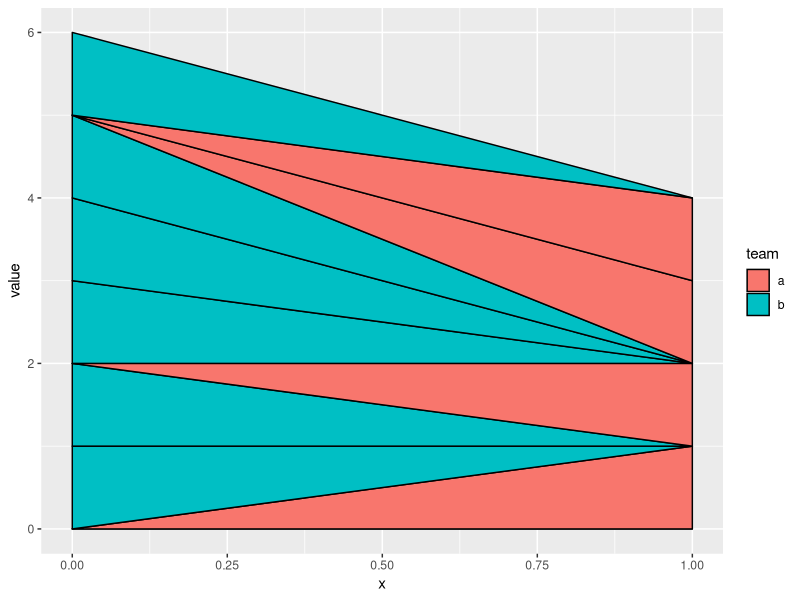

Reproduce this figure in R.

library(tidyverse)


set.seed(3); 
base_df <- tibble(team = sample(c("a", "b"), size = 10, replace = TRUE), 
       goal = 1) %>% 
  mutate(id = row_number(), 
         score_a = if_else(team == "a", goal, 0), 
         score_a = cumsum(score_a), 
         score_b = if_else(team == "b", goal, 0), 
         score_b = cumsum(score_b)) %>% 
  add_row(team = "a", id = 0, score_a = 0, score_b = 0) %>%
  add_row(team = "b", id = 0, score_a = 0, score_b = 0) %>%
  arrange(id) %>% 
  mutate(team_curr_score = if_else(team == "a", score_a, score_b), 
         team_prev_score = if_else(team == "a", 
                                   lag(score_a, default = 0), 
                                   lag(score_b, default = 0)), 
         # opp_prev_score = if_else(team == "a", 
         #                          lag(score_b, default = 0), 
         #                          lag(score_a, default = 0)), 
         opp_curr_score = if_else(team == "a", score_b, score_a))


base_df %>% 
  select(team, id, team_curr_score:opp_curr_score) %>% 
  pivot_longer(cols = c("team_curr_score", "team_prev_score", "opp_curr_score")) %>% 
  mutate(x = case_when(team == "a" & str_detect(name, "team") ~ 1, 
                       team == "a" & str_detect(name, "opp") ~ 0, 
                       team == "b" & str_detect(name, "team") ~ 0, 
                       team == "b" & str_detect(name, "opp") ~ 1)) %>% 
  ggplot(aes(fill = team)) + 
  geom_polygon(aes(x = x, y = value, group = id), color = "#000000")
